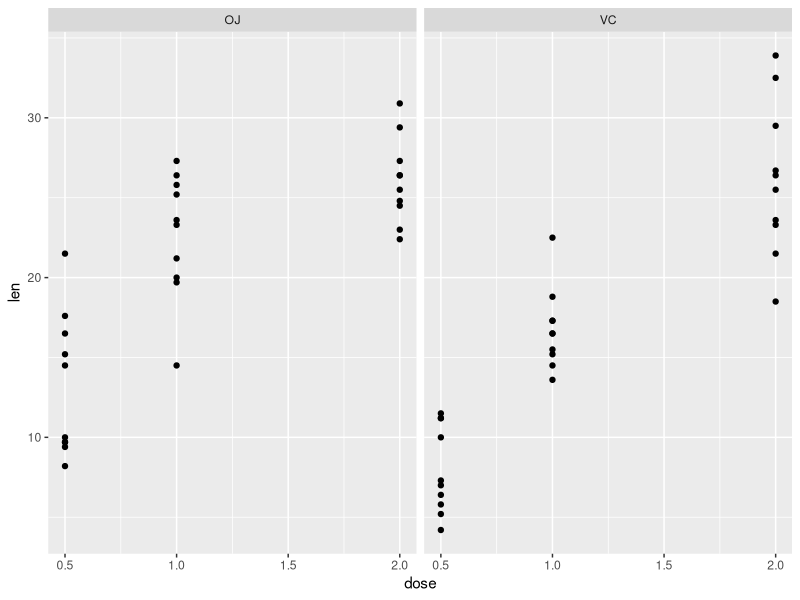
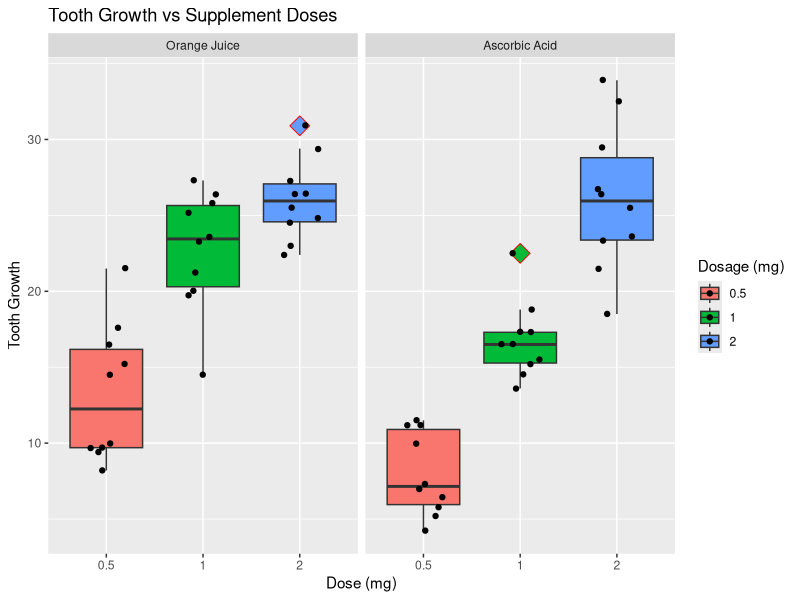

The R script that drew these images, in order:
## ---- chunk 1
## load libraries
library(datasets)
library(ggplot2)
library(plyr)
library(dplyr)
## ---- chunk 2
dim(ToothGrowth) 
names(ToothGrowth) 
lapply(ToothGrowth,class) 
mydata<-group_by(ToothGrowth, supp, dose)
summary(mydata)
summary(factor(mydata$dose))
summary(factor(mydata$supp))
str(ToothGrowth)
## ---- chunk 3
## generate a table of summary data showing mean, std dev, std error & confidence interval for each combination of dosage and additive. 
toothSummary <- ddply(ToothGrowth, 
            c("dose", "supp"), summarise, 
            N=length(len), 
            meanLength=mean(len), 
            sd=sd(len), 
            se=sd/sqrt(N), 
            upperCI=meanLength+qnorm(0.975)*sd/sqrt(N), 
            lowerCI=meanLength+(-1)*qnorm(0.975)*sd/sqrt(N))

toothSummary$meanLength <- round(toothSummary$meanLength, 1)
toothSummary$sd <- round(toothSummary$sd, 1)
toothSummary$se <- round(toothSummary$se, 1)
toothSummary$upperCI <- round(toothSummary$upperCI, 1)
toothSummary$lowerCI <- round(toothSummary$lowerCI, 1)
toothSummary
## ---- chunk 4
## alternate method to produce summary table - does not calc confidence intervals
attach(ToothGrowth)
temp1 <- aggregate(len, list(supp, dose), FUN=function(x) round(c(mean = mean(x), med = median(x), sd = sd(x)),1))
colnames(temp1) <- c("supp","dose","len")
temp1 <- subset(temp1, select=c(dose, supp, len))
temp1
detach(ToothGrowth) ## free memory and variable name
## ---- chunk 5
## plot using panels to produce a plot for each supplement type.
g <- ggplot(ToothGrowth, aes(dose, len))
g + geom_point() + facet_grid(. ~ supp)
## ---- chunk 6
## Plotting using boxplot
## function to label the plot facets for readability.
facet_names <- list('OJ'="Orange Juice", 'VC'="Ascorbic Acid")
facet_labeller <- function(variable,value){ return(facet_names[value]) }
## NB : factor of dose required because ggplot requires factor (dose is numeric)
g <- ggplot(ToothGrowth, aes(factor(dose), len, fill = factor(dose))) +
scale_fill_discrete(name="Dosage (mg)") + 
geom_boxplot(outlier.colour = "red",outlier.shape = 23, outlier.size = 5) +
geom_jitter(position=position_jitter(w=0.2)) +
facet_grid(.~supp, labeller=facet_labeller) +
ylab("Tooth Growth") +
xlab("Dose (mg)")+
ggtitle("Tooth Growth vs Supplement Doses")
## fill = factor(dose) : fills in boxplot with colour coding, easy to read graph
## geom_jitter - jitters points so we can see overlapping points. w=0.2 sets width of jitter.
## outlier - set properties so we can see points outside the values shown by the boxplot 
## facet_grid - plot separate panels for each value of supp. ("OJ" &" "VC")
## scale_fill_discrete : sets legend title.
g  
## ---- chunk 7
temp1 <- subset(ToothGrowth, dose==0.5 | dose ==1)
ts <- t.test(temp1$len ~ temp1$dose)
ts$conf.int[1:2]
## ---- chunk 8
temp1 <- subset(ToothGrowth, dose==0.5 | dose ==2)
ts <- t.test(temp1$len ~ temp1$dose)
ts$conf.int[1:2]
## ---- chunk 9
temp1 <- subset(ToothGrowth, dose==0.5 | dose ==2)
ts <- t.test(temp1$len ~ temp1$dose)
ts$conf.int[1:2]
## ---- chunk 10
t.test(ToothGrowth$len ~ ToothGrowth$supp)$conf.int[1:2]
## ---- chunk 11
temp1 <- subset(ToothGrowth, dose==0.5)
t.test(temp1$len ~ temp1$supp)$conf.int[1:2]
## ---- chunk 12
temp1 <- subset(ToothGrowth, dose==1.0)
t.test(temp1$len ~ temp1$supp)$conf.int[1:2]
## ---- chunk 13
temp1 <- subset(ToothGrowth, dose==2.0)
t.test(temp1$len ~ temp1$supp)$conf.int[1:2]
